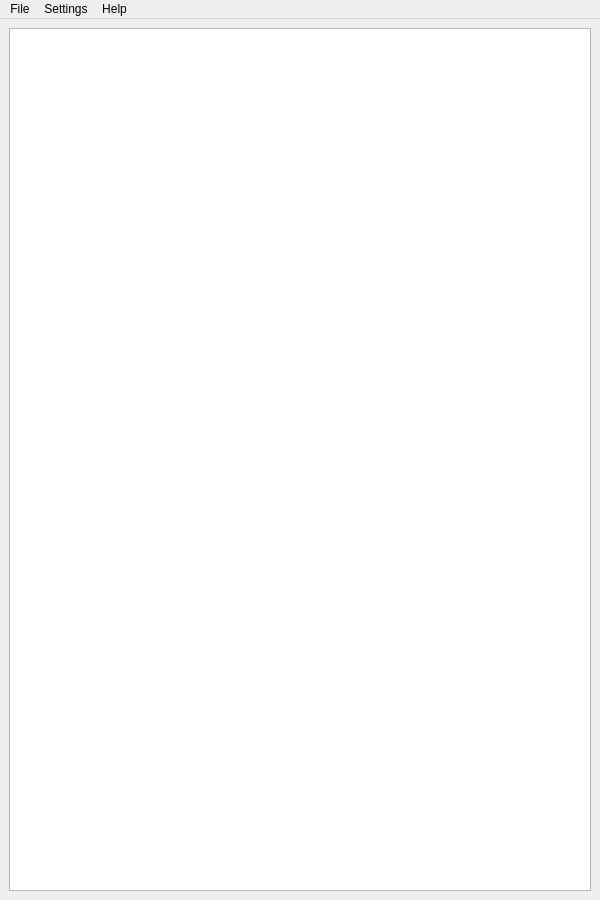
<?xml version="1.0" encoding="UTF-8"?>
<ui version="4.0">
 <class>UXO</class>
 <widget class="QMainWindow" name="UXO">
  <property name="geometry">
   <rect>
    <x>0</x>
    <y>0</y>
    <width>600</width>
    <height>900</height>
   </rect>
  </property>
  <property name="windowTitle">
   <string>UXO</string>
  </property>
  <widget class="QWidget" name="centralwidget">
   <layout class="QVBoxLayout" name="verticalLayout">
    <item>
     <widget class="QGraphicsView" name="graphicsView">
      <property name="sizePolicy">
       <sizepolicy hsizetype="Expanding" vsizetype="Expanding">
        <horstretch>0</horstretch>
        <verstretch>0</verstretch>
       </sizepolicy>
      </property>
      <property name="verticalScrollBarPolicy">
       <enum>Qt::ScrollBarAlwaysOff</enum>
      </property>
      <property name="horizontalScrollBarPolicy">
       <enum>Qt::ScrollBarAlwaysOff</enum>
      </property>
      <property name="resizeAnchor">
       <enum>QGraphicsView::AnchorViewCenter</enum>
      </property>
     </widget>
    </item>
   </layout>
  </widget>
  <widget class="QMenuBar" name="menubar">
   <property name="geometry">
    <rect>
     <x>0</x>
     <y>0</y>
     <width>600</width>
     <height>21</height>
    </rect>
   </property>
   <widget class="QMenu" name="menuFile">
    <property name="title">
     <string>File</string>
    </property>
    <addaction name="actionNew_Game"/>
    <addaction name="actionExit"/>
   </widget>
   <widget class="QMenu" name="menuHelp">
    <property name="title">
     <string>Help</string>
    </property>
    <addaction name="actionHelp"/>
    <addaction name="actionAbout"/>
   </widget>
   <widget class="QMenu" name="menuSettings">
    <property name="title">
     <string>Settings</string>
    </property>
    <addaction name="actionPreferences"/>
   </widget>
   <addaction name="menuFile"/>
   <addaction name="menuSettings"/>
   <addaction name="menuHelp"/>
  </widget>
  <action name="actionOpen_File">
   <property name="text">
    <string>Open File</string>
   </property>
  </action>
  <action name="actionExit">
   <property name="icon">
    <iconset>
     <normaloff>res/img/close.png</normaloff>res/img/close.png</iconset>
   </property>
   <property name="text">
    <string>Exit</string>
   </property>
   <property name="shortcut">
    <string>Ctrl+Q</string>
   </property>
  </action>
  <action name="actionHelp">
   <property name="icon">
    <iconset>
     <normaloff>res/img/help.png</normaloff>res/img/help.png</iconset>
   </property>
   <property name="text">
    <string>UXO Help</string>
   </property>
   <property name="shortcut">
    <string>F1</string>
   </property>
  </action>
  <action name="actionAbout">
   <property name="icon">
    <iconset>
     <normaloff>res/img/about.png</normaloff>res/img/about.png</iconset>
   </property>
   <property name="text">
    <string>About</string>
   </property>
   <property name="shortcut">
    <string>F2</string>
   </property>
  </action>
  <action name="actionPreferences">
   <property name="icon">
    <iconset>
     <normaloff>res/img/preferences.png</normaloff>res/img/preferences.png</iconset>
   </property>
   <property name="text">
    <string>Preferences</string>
   </property>
   <property name="shortcut">
    <string>Ctrl+P</string>
   </property>
  </action>
  <action name="actionNew_Game">
   <property name="text">
    <string>New Game</string>
   </property>
  </action>
 </widget>
 <resources/>
 <connections>
  <connection>
   <sender>actionExit</sender>
   <signal>triggered()</signal>
   <receiver>UXO</receiver>
   <slot>close()</slot>
   <hints>
    <hint type="sourcelabel">
     <x>-1</x>
     <y>-1</y>
    </hint>
    <hint type="destinationlabel">
     <x>399</x>
     <y>299</y>
    </hint>
   </hints>
  </connection>
 </connections>
</ui>
